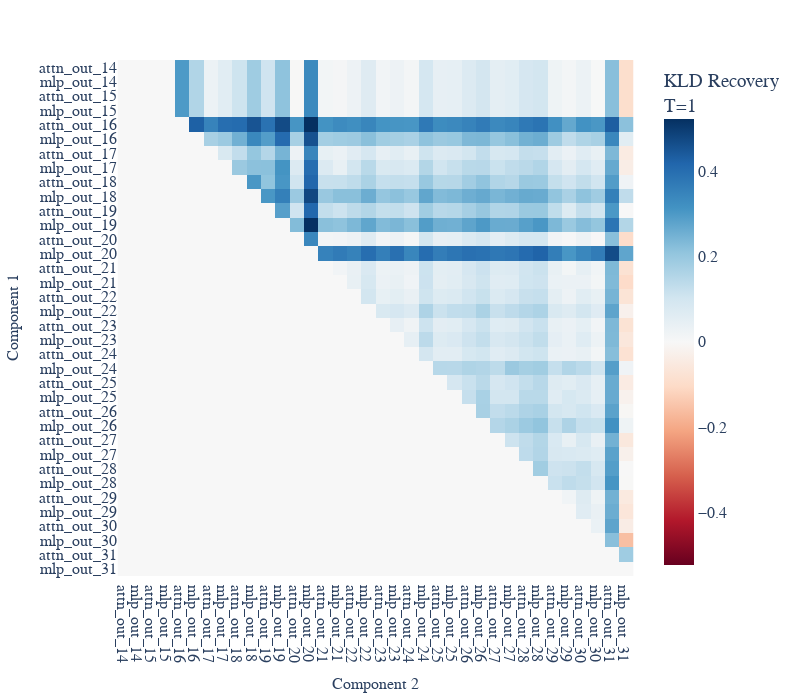

The cell this chart's notebook holds for it:
### Code cell
fig = px.imshow(
    d2h_results.detach().cpu().numpy().mean(axis=2),
    color_continuous_scale="RdBu",
    color_continuous_midpoint=0,
    labels={"x": "Component 2", "y": "Component 1", "color": "KLD Recovery"},
    # title="Pairwise Component (Dishonest -> Honest)",
    height=700,
    width=800,
)

# Set x/y ticks
fig.update_xaxes(
    tickvals=list(range(len(components))),
    ticktext=components,
)
fig.update_yaxes(
    tickvals=list(range(len(components))),
    ticktext=components,
)

# Set colorbar title
fig.update_layout(coloraxis_colorbar=dict(title="KLD Recovery<br>T=1"))

fig.update_layout(plot_bgcolor='white')
fig.update_layout(
    font=dict(family="sans-serif", size=16),
    title_font=dict(size=16),
    xaxis_title_font=dict(size=16),
    yaxis_title_font=dict(size=16)
)
fig.write_image(f'{ROOT}/images-for-paper/d2h-pairwise-components.pdf')
fig.show()

### Figure 1 — Plotly figure (JSON) as saved in the notebook; plotly's stock layout.template omitted (floating-point values rounded to 4 significant figures; data arrays with more than 128 entries replaced by an {"elided": "..."} marker saying what was removed)
{"data": [{"coloraxis": "coloraxis", "hovertemplate": "Component 2: %{x}<br>Component 1: %{y}<br>KLD Recovery: %{z}<extra></extra>", "name": "0", "type": "heatmap", "xaxis": "x", "yaxis": "y", "z": {"elided": "36x36 float values"}}], "layout": {"coloraxis": {"cmid": 0, "colorbar": {"title": {"text": "KLD Recovery<br>T=1"}}, "colorscale": [[0, "rgb(103,0,31)"], [0.1, "rgb(178,24,43)"], [0.2, "rgb(214,96,77)"], [0.3, "rgb(244,165,130)"], [0.4, "rgb(253,219,199)"], [0.5, "rgb(247,247,247)"], [0.6, "rgb(209,229,240)"], [0.7, "rgb(146,197,222)"], [0.8, "rgb(67,147,195)"], [0.9, "rgb(33,102,172)"], [1, "rgb(5,48,97)"]]}, "font": {"family": "sans-serif", "size": 16}, "height": 700, "margin": {"t": 60}, "plot_bgcolor": "white", "title": {"font": {"size": 16}}, "width": 800, "xaxis": {"anchor": "y", "constrain": "domain", "domain": [0, 1], "scaleanchor": "y", "ticktext": ["attn_out_14", "mlp_out_14", "attn_out_15", "mlp_out_15", "attn_out_16", "mlp_out_16", "attn_out_17", "mlp_out_17", "attn_out_18", "mlp_out_18", "attn_out_19", "mlp_out_19", "attn_out_20", "mlp_out_20", "attn_out_21", "mlp_out_21", "attn_out_22", "mlp_out_22", "attn_out_23", "mlp_out_23", "attn_out_24", "mlp_out_24", "attn_out_25", "mlp_out_25", "attn_out_26", "mlp_out_26", "attn_out_27", "mlp_out_27", "attn_out_28", "mlp_out_28", "attn_out_29", "mlp_out_29", "attn_out_30", "mlp_out_30", "attn_out_31", "mlp_out_31"], "tickvals": [0, 1, 2, 3, 4, 5, 6, 7, 8, 9, 10, 11, 12, 13, 14, 15, 16, 17, 18, 19, 20, 21, 22, 23, 24, 25, 26, 27, 28, 29, 30, 31, 32, 33, 34, 35], "title": {"font": {"size": 16}, "text": "Component 2"}}, "yaxis": {"anchor": "x", "autorange": "reversed", "constrain": "domain", "domain": [0, 1], "ticktext": ["attn_out_14", "mlp_out_14", "attn_out_15", "mlp_out_15", "attn_out_16", "mlp_out_16", "attn_out_17", "mlp_out_17", "attn_out_18", "mlp_out_18", "attn_out_19", "mlp_out_19", "attn_out_20", "mlp_out_20", "attn_out_21", "mlp_out_21", "attn_out_22", "mlp_out_22", "attn_out_23", "mlp_out_23", "attn_out_24", "mlp_out_24", "attn_out_25", "mlp_out_25", "attn_out_26", "mlp_out_26", "attn_out_27", "mlp_out_27", "attn_out_28", "mlp_out_28", "attn_out_29", "mlp_out_29", "attn_out_30", "mlp_out_30", "attn_out_31", "mlp_out_31"], "tickvals": [0, 1, 2, 3, 4, 5, 6, 7, 8, 9, 10, 11, 12, 13, 14, 15, 16, 17, 18, 19, 20, 21, 22, 23, 24, 25, 26, 27, 28, 29, 30, 31, 32, 33, 34, 35], "title": {"font": {"size": 16}, "text": "Component 1"}}}}
